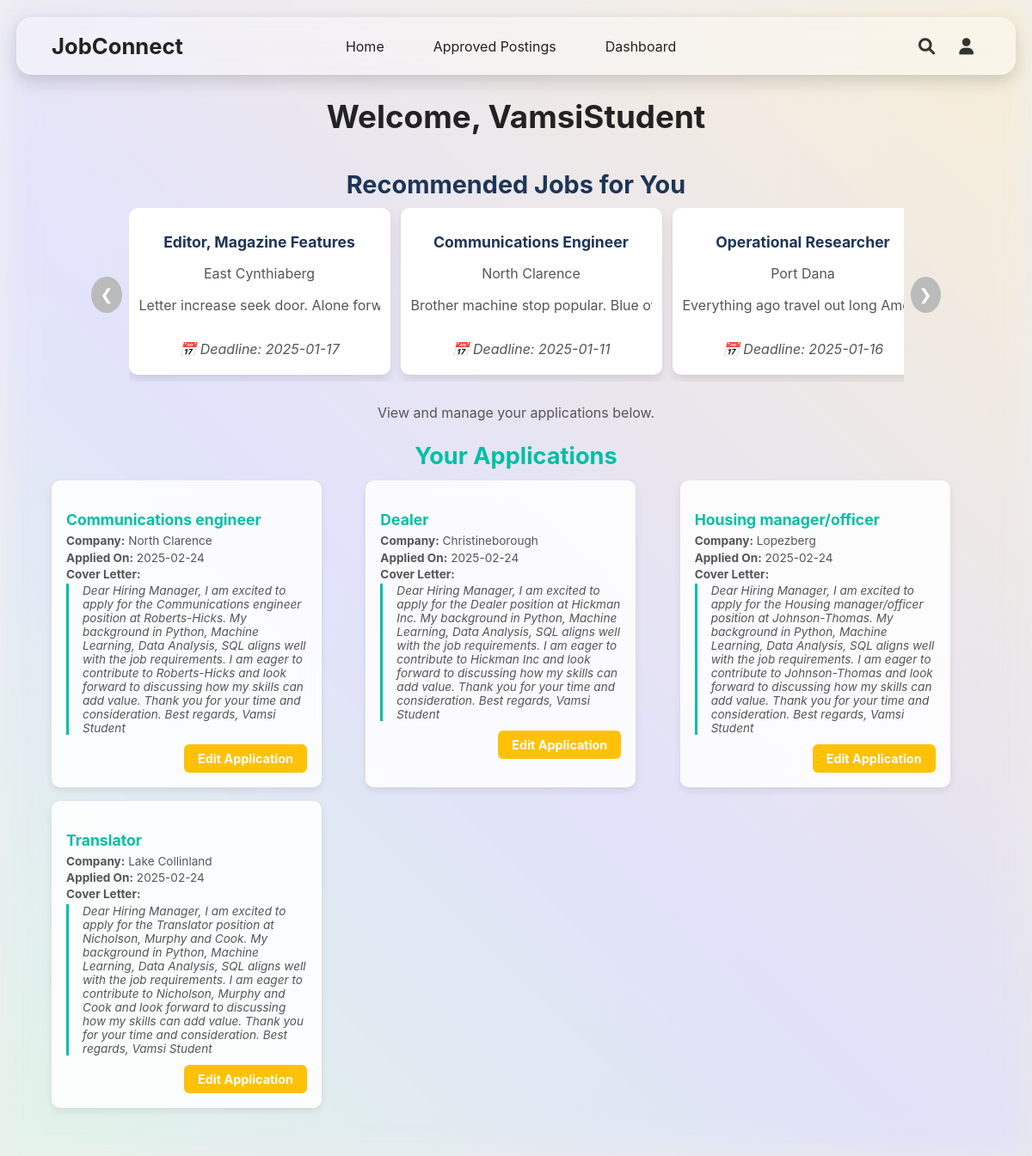
The page /student-dashboard (signed in) on the database its author committed.
### app.py (models this page shows, shortened)
class User(UserMixin, db.Model):
    id = db.Column(db.Integer, primary_key=True)
    username = db.Column(db.String(100), unique=True, nullable=False)
    password = db.Column(db.String(100), nullable=False)
    role = db.Column(db.String(20), nullable=False)  # Role: 'admin', 'employer', 'student'
    name = db.Column(db.String(100), nullable=True)
    email = db.Column(db.String(120), unique=True, nullable=True)
    bio = db.Column(db.Text, nullable=True)
    company_name = db.Column(db.String(100), nullable=True)
    company_website = db.Column(db.String(200), nullable=True)
    resume_link = db.Column(db.String(200), nullable=True)
    skills = db.Column(db.Text, nullable=True)

class JobPosting(db.Model):
    id = db.Column(db.Integer, primary_key=True)
    title = db.Column(db.String(100), nullable=False)
    location = db.Column(db.String(100), nullable=False)
    description = db.Column(db.Text, nullable=False)
    qualifications = db.Column(db.Text, nullable=False)
    deadline = db.Column(db.String(50), nullable=False)
    posted_by = db.Column(db.Integer, db.ForeignKey('user.id'), nullable=True)
    approved = db.Column(db.Boolean, default=False)
    application_questions = db.Column(db.Text, nullable=True)
    employer = db.relationship('User', backref='job_postings', lazy=True)

class JobApplication(db.Model):
    id = db.Column(db.Integer, primary_key=True)
    job_id = db.Column(db.Integer, db.ForeignKey('job_posting.id'), nullable=False)
    student_id = db.Column(db.Integer, db.ForeignKey('user.id'), nullable=False)
    cover_letter = db.Column(db.Text, nullable=True)
    resume_data = db.Column(db.LargeBinary, nullable=True)  # Store the file as binary
    resume_filename = db.Column(db.String(255), nullable=True)  # Keep the filename
    created_at = db.Column(db.DateTime, default=db.func.now())
    job = db.relationship('JobPosting', backref='applications', lazy=True)
    student = db.relationship('User', backref='applications', lazy=True)

### app.py (the view)
@app.route('/student-dashboard')
@login_required
def student_dashboard():
    if current_user.role != 'student':
        flash('Access restricted to students only.', 'error')
        return redirect(url_for('index'))
    recommended_jobs = JobPosting.query.filter_by(approved=True).order_by(JobPosting.id.desc()).limit(20).all()
    applications = JobApplication.query.filter_by(student_id=current_user.id).all()
    return render_template('student_dashboard.html', applications=applications, recommended_jobs=recommended_jobs)

### app.py (called while the page is built, shortened)
@app.before_request
def create_tables():
    db.create_all()

@app.before_request
def ensure_admin_user():
    existing_admin = User.query.filter_by(username="admin").first()

@login_manager.user_loader
def load_user(user_id):
    if not user_id:
        print("Debug: Received user_id=None in load_user function")
        return None  # Return None if user_id is invalid
    try:
        return User.query.get(int(user_id))
    except ValueError:
        print(f"Debug: Invalid user_id={user_id}")
        return None

### templates/student_dashboard.html (shortened to what this page needs)
<!DOCTYPE html>
<html lang="en">
<head>
  <link rel="stylesheet" href="{{ url_for('static', filename='css/student_dashboard.css') }}">
  <link rel="stylesheet" href="https://cdnjs.cloudflare.com/ajax/libs/font-awesome/6.0.0/css/all.min.css">
</head>
<body>
  <div class="background"></div>
  <header class="navbar">
    <div class="navbar-left">
      <a href="{{ url_for('index') }}" class="logo">JobConnect</a>
    </div>
    <ul class="nav-links">
      <li><a href="{{ url_for('index') }}">Home</a></li>
      <li><a href="{{ url_for('approved_postings') }}">Approved Postings</a></li>
      {% if current_user.is_authenticated %}
        {% if current_user.role == 'admin' %}
          <li><a href="{{ url_for('admin_panel') }}">Admin Panel</a></li>
          <li><a href="{{ url_for('logout') }}">Logout</a></li>
        {% elif current_user.role == 'employer' %}
          <li><a href="{{ url_for('employer_dashboard') }}">Dashboard</a></li>
        {% elif current_user.role == 'student' %}
          <li><a href="{{ url_for('student_dashboard') }}">Dashboard</a></li>
        {% endif %}
      {% else %}
        <li><a href="{{ url_for('login') }}">Login</a></li>
        <li><a href="{{ url_for('register') }}">Register</a></li>
      {% endif %}
    </ul>
    <div class="nav-icons">
      <i class="fas fa-search search-icon" onclick="openSearch()"></i>
      {% if current_user.is_authenticated and current_user.role in ['employer', 'student'] %}
        <div class="user-dropdown">
          <i class="fas fa-user user-icon" onclick="toggleUserMenu()"></i>
        </div>
      {% endif %}
    </div>
  </header>
  <main class="container">
    <div class="dashboard-header">
        <h1>Welcome, {{ current_user.username }}</h1>
        <div class="recommended-jobs-container">
          <h2>Recommended Jobs for You</h2>
          <div class="slider-wrapper">
              <button class="slide-btn left" onclick="slideLeft()">&#10094;</button>
              <div class="job-slider">
                  {% for job in recommended_jobs %}
                  <a href="{{ url_for('job_details', job_id=job.id) }}" class="job-card">
                      <div class="job-details">
                          <h3 class="job-title">{{ job.title }}</h3>
                          <p class="job-location">{{ job.location }}</p>
                          <p class="job-description">{{ job.description[:90] }}...</p>
                      </div>
                      <p class="job-meta">📅 Deadline: {{ job.deadline }}</p>
                  </a>
                  {% endfor %}
              </div>
              <button class="slide-btn right" onclick="slideRight()">&#10095;</button>
          </div>
      </div>
        <p>View and manage your applications below.</p>
    </div>
    {% if applications %}
    <h2>Your Applications</h2>
    <div class="applications-grid">
        {% for application in applications %}
        <div class="application-card">
            <h3>{{ application.job.title }}</h3>
            <p><strong>Company:</strong> {{ application.job.location }}</p>
            <p><strong>Applied On:</strong> {{ application.created_at.strftime('%Y-%m-%d') }}</p>
            <p><strong>Cover Letter:</strong></p>
            <p class="cover-letter">{{ application.cover_letter }}</p>
            <div class="actions">
                <a href="{{ url_for('edit_application', application_id=application.id) }}" class="btn btn-edit">Edit Application</a>
            </div>
        </div>
        {% endfor %}
    </div>
    {% else %}
    <p class="no-applications">You have not applied for any jobs yet.</p>
    {% endif %}
  </main>
</body>
</html>

### rows shown on the page
User: username "VamsiStudent"
JobPosting: title "Editor, Magazine Features", location "East Cynthiaberg", description "Letter increase seek door. Alone fo…", deadline "2025-01-17"
JobPosting: title "Communications Engineer", location "North Clarence", description "Brother machine stop popular. Blue…", deadline "2025-01-11"
JobPosting: title "Operational Researcher", location "Port Dana", description "Everything ago travel out long Ame…", deadline "2025-01-16"
JobApplication: job "Communications engineer", job.location "North Clarence", created_at "2025-02-24", cover_letter "Dear Hiring Manager, I am excited to apply for the Communications engineer position at Roberts-Hicks. My background in Python, Machine Learning, Data Analysis, SQL aligns well with the job requirements. I am eager to contribute to Roberts-Hicks and look forward to discussing how my skills can add value. Thank you for your time and consideration. Best regards, Vamsi Student"
JobApplication: job "Dealer", job.location "Christineborough", created_at "2025-02-24", cover_letter "Dear Hiring Manager, I am excited to apply for the Dealer position at Hickman Inc. My background in Python, Machine Learning, Data Analysis, SQL aligns well with the job requirements. I am eager to contribute to Hickman Inc and look forward to discussing how my skills can add value. Thank you for your time and consideration. Best regards, Vamsi Student"
JobApplication: job "Housing manager/officer", job.location "Lopezberg", created_at "2025-02-24", cover_letter "Dear Hiring Manager, I am excited to apply for the Housing manager/officer position at Johnson-Thomas. My background in Python, Machine Learning, Data Analysis, SQL aligns well with the job requirements. I am eager to contribute to Johnson-Thomas and look forward to discussing how my skills can add value. Thank you for your time and consideration. Best regards, Vamsi Student"
JobApplication: job "Translator", job.location "Lake Collinland", created_at "2025-02-24", cover_letter "Dear Hiring Manager, I am excited to apply for the Translator position at Nicholson, Murphy and Cook. My background in Python, Machine Learning, Data Analysis, SQL aligns well with the job requirements. I am eager to contribute to Nicholson, Murphy and Cook and look forward to discussing how my skills can add value. Thank you for your time and consideration. Best regards, Vamsi Student"
